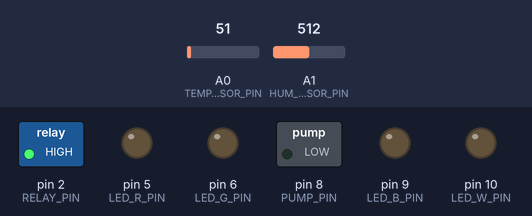
The sketch below on a simulated Arduino Uno, built with avr-gcc and run on an emulated ATmega328P. Parts: switched loads named in the sketch (green lamp = pin HIGH), output pins drawn as LEDs (lit = HIGH). The test bench sets the inputs (shaded band); at power-on: A0 (TEMP_SENSOR_PIN) = 51, A1 (HUM_SENSOR_PIN) = 512. What the sketch prints to the serial monitor is not drawn.

Above: at 0.1 s.
Timing chart, 0 to 1.6 s (numbered marks = the images above):
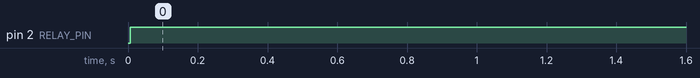

The sketch:

SpearmintControl.ino
```cpp
#include "Config.h"
#include "Sensors.h"
#include "Actuators.h"

void setup() {
  Serial.begin(9600);
  initActuators();
  loadPlantParameters();
}

void loop() {
  float temp = readTemperature();
  float hum  = readHumidity();

  controlTemperature(temp);
  controlPump();
  controlLEDs();

  logSystemState(temp, hum);

  delay(1000);
}
```

Actuators.cpp
```cpp
#include <Arduino.h>
#include "Config.h"

// ---------------- State variables ----------------
unsigned long lastPumpCycle = 0;
unsigned long lastLightCycle = 0;
bool pumpState = false;
bool lightState = false;

// ---------------- Initialization ----------------
void initActuators() {
  pinMode(RELAY_PIN, OUTPUT);
  pinMode(PUMP_PIN, OUTPUT);

  pinMode(LED_R_PIN, OUTPUT);
  pinMode(LED_G_PIN, OUTPUT);
  pinMode(LED_B_PIN, OUTPUT);
  pinMode(LED_W_PIN, OUTPUT);

  // Ensure all LEDs start off
  analogWrite(LED_R_PIN, 0);
  analogWrite(LED_G_PIN, 0);
  analogWrite(LED_B_PIN, 0);
  analogWrite(LED_W_PIN, 0);
}

void loadPlantParameters() {
  Serial.println("Loaded spearmint parameters:");
  Serial.print("Temp "); Serial.print(TEMP_LOW_CUTOFF);
  Serial.print("–"); Serial.print(TEMP_HIGH_CUTOFF);
  Serial.print(" °C, pH "); Serial.print(PH_LOW);
  Serial.print("–"); Serial.println(PH_HIGH);
}

// ---------------- Temperature Control ----------------
void controlTemperature(float temp) {
  if (temp < TEMP_LOW_CUTOFF) {
    digitalWrite(RELAY_PIN, HIGH);
    Serial.println("Heating ON");
  } else if (temp > TEMP_HIGH_CUTOFF) {
    digitalWrite(RELAY_PIN, HIGH);
    Serial.println("Cooling ON");
  } else {
    digitalWrite(RELAY_PIN, LOW);
    Serial.println("Temperature stable");
  }
}

// ---------------- Pump Control ----------------
void controlPump() {
  unsigned long now = millis();
  if (!pumpState && (now - lastPumpCycle >= PUMP_CYCLE_PERIOD)) {
    pumpState = true;
    lastPumpCycle = now;
    digitalWrite(PUMP_PIN, HIGH);
    Serial.println("Pump ON");
  }
  if (pumpState && (now - lastPumpCycle >= PUMP_SPRAY_DURATION)) {
    pumpState = false;
    digitalWrite(PUMP_PIN, LOW);
    Serial.println("Pump OFF");
  }
}

// ---------------- LED PWM Control ----------------
void setLEDColor(uint8_t r, uint8_t g, uint8_t b, uint8_t w) {
  // Direct PWM output, 0–255 duty cycle
  analogWrite(LED_R_PIN, r);
  analogWrite(LED_G_PIN, g);
  analogWrite(LED_B_PIN, b);
  analogWrite(LED_W_PIN, w);
}

void controlLEDs() {
  unsigned long now = millis();

  // After the OFF period, turn lights ON
  if (!lightState && (now - lastLightCycle >= LIGHT_OFF_DURATION)) {
    lightState = true;
    lastLightCycle = now;

    // Example brightness balance (tune freely)
    setLEDColor(200, 120, 150, 100);
    Serial.println("Lights ON");
  }

  // After the ON period, turn all LEDs OFF
  if (lightState && (now - lastLightCycle >= LIGHT_ON_DURATION)) {
    lightState = false;
    setLEDColor(0, 0, 0, 0);
    Serial.println("Lights OFF");
  }
}

// ---------------- Logging ----------------
void logSystemState(float temp, float hum) {
  Serial.print("Temp: "); Serial.print(temp); Serial.print(" C");
  Serial.print(", Hum: "); Serial.print(hum); Serial.print(" %");
  Serial.print(", Pump: "); Serial.print(pumpState);
  Serial.print(", Lights: "); Serial.println(lightState);
}
```

Actuators.h
```cpp
#ifndef ACTUATORS_H
#define ACTUATORS_H

void initActuators();
void loadPlantParameters();
void controlTemperature(float temp);
void controlPump();
void controlLEDs();
void logSystemState(float temp, float hum);

#endif
```

Sensors.cpp
```cpp
#include <Arduino.h>
#include "Config.h"

float readTemperature() {
  int raw = analogRead(TEMP_SENSOR_PIN);
  // Replace with real formula for your sensor
  return (raw / 1023.0) * 50.0;
}

float readHumidity() {
  int raw = analogRead(HUM_SENSOR_PIN);
  return (raw / 1023.0) * 100.0;
}
```

Sensors.h
```cpp
#ifndef SENSORS_H
#define SENSORS_H

float readTemperature();
float readHumidity();

#endif
```

Config.h
```cpp
#ifndef CONFIG_H
#define CONFIG_H

// Temperature range (°C)
const float TEMP_LOW_CUTOFF  = 18.0;
const float TEMP_HIGH_CUTOFF = 24.0;

// pH (for reference, not enforced)
const float PH_LOW  = 6.5;
const float PH_HIGH = 7.0;

// Pump flow rate (gal/sec per nozzle)
const float PUMP_RATE_GAL_SEC = 0.006;
const float SPRAY_TARGET_GAL  = 0.05;
const unsigned long PUMP_SPRAY_DURATION =
    (SPRAY_TARGET_GAL / PUMP_RATE_GAL_SEC) * 1000; // ms
const unsigned long PUMP_CYCLE_PERIOD = 3600000UL; // 1 hr

// Light cycle (12h on / 12h off)
const unsigned long LIGHT_ON_DURATION  = 43200000UL; // 12h
const unsigned long LIGHT_OFF_DURATION = 43200000UL; // 12h

// Pin assignments
const int RELAY_PIN   = 2;   // Relay for Peltier + fans
const int PUMP_PIN    = 8;   // Pump MOSFET

const int LED_R_PIN = 5;   // Red channel
const int LED_G_PIN = 6;   // Green channel
const int LED_B_PIN = 9;   // Blue channel
const int LED_W_PIN = 10;  // White channel

const int TEMP_SENSOR_PIN = A0;
const int HUM_SENSOR_PIN  = A1;

#endif
```

Measured:
- by itself, pin 2 (RELAY_PIN): LOW → HIGH at 0.01 s
